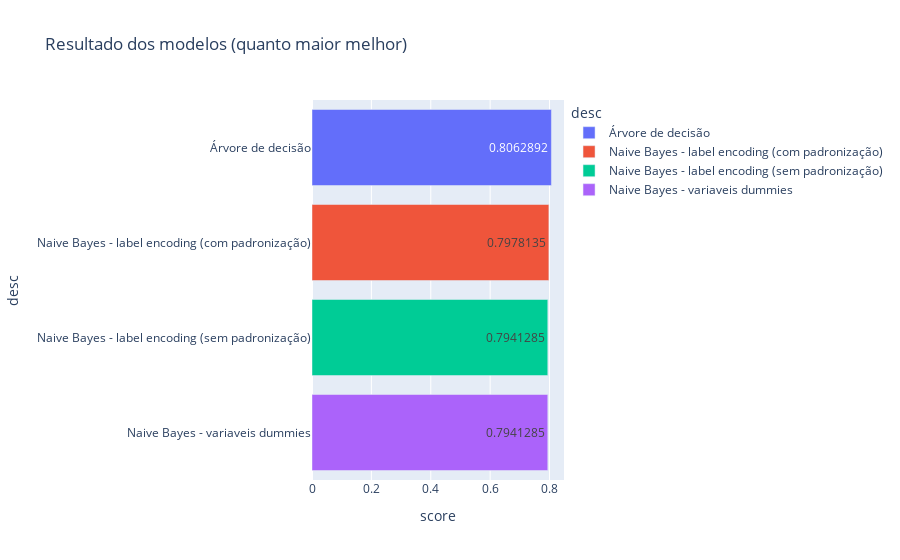

The notebook cell this image was saved under:
### Markdown cell above
Criação e execução do modelo

### Code cell
from sklearn.tree import DecisionTreeClassifier

arvore_census = DecisionTreeClassifier(criterion='entropy', random_state=0)
arvore_census.fit(x_censu_treino, y_censu_treino)

previsoes = arvore_census.predict(x_censu_teste)

control_scores('Árvore de decisão', accuracy_score(y_censu_teste, previsoes))

### Figure 1 — Plotly figure (JSON) as saved in the notebook; plotly's stock layout.template omitted (floating-point values rounded to 4 significant figures)
{"data": [{"alignmentgroup": "True", "hovertemplate": "desc=%{y}<br>score=%{x}<extra></extra>", "legendgroup": "Árvore de decisão", "marker": {"color": "#636efa", "pattern": {"shape": ""}}, "name": "Árvore de decisão", "offsetgroup": "Árvore de decisão", "orientation": "h", "showlegend": true, "textposition": "auto", "texttemplate": "%{x}", "type": "bar", "x": [0.8063], "xaxis": "x", "y": ["Árvore de decisão"], "yaxis": "y"}, {"alignmentgroup": "True", "hovertemplate": "desc=%{y}<br>score=%{x}<extra></extra>", "legendgroup": "Naive Bayes - label encoding (com padronização)", "marker": {"color": "#EF553B", "pattern": {"shape": ""}}, "name": "Naive Bayes - label encoding (com padronização)", "offsetgroup": "Naive Bayes - label encoding (com padronização)", "orientation": "h", "showlegend": true, "textposition": "auto", "texttemplate": "%{x}", "type": "bar", "x": [0.7978], "xaxis": "x", "y": ["Naive Bayes - label encoding (com padronização)"], "yaxis": "y"}, {"alignmentgroup": "True", "hovertemplate": "desc=%{y}<br>score=%{x}<extra></extra>", "legendgroup": "Naive Bayes - label encoding (sem padronização)", "marker": {"color": "#00cc96", "pattern": {"shape": ""}}, "name": "Naive Bayes - label encoding (sem padronização)", "offsetgroup": "Naive Bayes - label encoding (sem padronização)", "orientation": "h", "showlegend": true, "textposition": "auto", "texttemplate": "%{x}", "type": "bar", "x": [0.7941], "xaxis": "x", "y": ["Naive Bayes - label encoding (sem padronização)"], "yaxis": "y"}, {"alignmentgroup": "True", "hovertemplate": "desc=%{y}<br>score=%{x}<extra></extra>", "legendgroup": "Naive Bayes - variaveis dummies", "marker": {"color": "#ab63fa", "pattern": {"shape": ""}}, "name": "Naive Bayes - variaveis dummies", "offsetgroup": "Naive Bayes - variaveis dummies", "orientation": "h", "showlegend": true, "textposition": "auto", "texttemplate": "%{x}", "type": "bar", "x": [0.7941], "xaxis": "x", "y": ["Naive Bayes - variaveis dummies"], "yaxis": "y"}], "layout": {"barmode": "relative", "legend": {"title": {"text": "desc"}, "tracegroupgap": 0}, "title": {"text": "Resultado dos modelos (quanto maior melhor)"}, "xaxis": {"anchor": "y", "domain": [0, 1], "title": {"text": "score"}}, "yaxis": {"anchor": "x", "categoryarray": ["Naive Bayes - variaveis dummies", "Naive Bayes - label encoding (sem padronização)", "Naive Bayes - label encoding (com padronização)", "Árvore de decisão"], "categoryorder": "array", "domain": [0, 1], "title": {"text": "desc"}}}}
